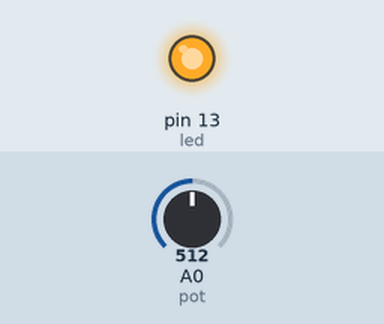
Simulated run of this sketch. Board: Arduino Uno, built with avr-gcc and run on an emulated ATmega328P. Parts: output pins drawn as LEDs (lit = HIGH). Inputs (shaded band) come from the test bench; at power-on: A0 (pot) = 512.

Above: at 1.2 s.
1.3 s: A0 (pot) set to 122
At 1.77 s:
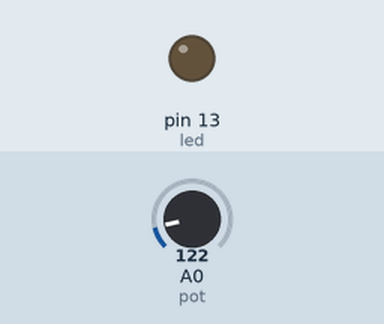
4.3 s: A0 (pot) set to 306
Timing chart, 0 to 12.1 s (numbered marks = the images above; inputs shaded):
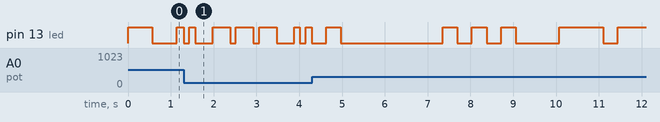

The sketch:

Morse_Code.ino
```cpp
/*
 * function : display SOS signal represented in Morse Code with a led and a buzzer with TimeSlot modulator
 * input : potentiometer to modify TimeSlot
 * output: led and a buzzer
 */

//potentiometer analog pen
const int pot = A0;
//led/buzzer output leg
const int led = 13;
//variable to hold current TimeSlot value
int timeSlot = 10;


//reads the potentiometer value and updates the value of TimeSlot variable
void updateTime(){
  timeSlot = analogRead(pot);
  if(timeSlot< 10){
    timeSlot=10;
  }
}

//a custom function of delay to check for TimeSlot changes within the delay time
void delayTimeSlots(int i){
  int t = 0;
  while(t++ < i * timeSlot){
    delay(1);
    updateTime();
  }
}


void dot(){
  delayTimeSlots(1);
}

void dash(){
  delayTimeSlots(3);
}

void charSeparator(){
  delayTimeSlots(3);
}

void wordSeparator(){
  delayTimeSlots(7);
}

void s(){
  digitalWrite(led, HIGH);
  dot();
  digitalWrite(led, LOW);
  dot();
  digitalWrite(led, HIGH);
  dot();
  digitalWrite(led, LOW);
  dot();
  digitalWrite(led, HIGH);
  dot();
  digitalWrite(led, LOW);
}

void o(){
  digitalWrite(led, HIGH);
  dash();
  digitalWrite(led, LOW);
  dot();
  digitalWrite(led, HIGH);
  dash();
  digitalWrite(led, LOW);
  dot();
  digitalWrite(led, HIGH);
  dash();
  digitalWrite(led, LOW);
}


void setup() {
  pinMode(led, OUTPUT);
}

void loop() {
  s();
  charSeparator();
  o();
  charSeparator();
  s();
  wordSeparator();
}
```
